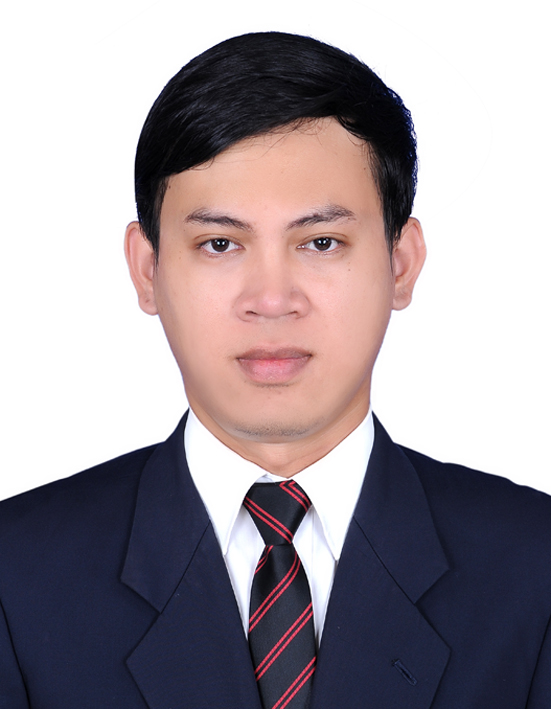
#> input picture images/image1.jpg, 551 x 709 px
$ python main.py
#> lines starting #> are read from the running program, lines starting #| are printed output that depends on the picture; after the words box and inside, x2 and y2 are one past the last pixel; in counts of white or black regions, pixels touching at a corner belong together
import cv2
import os

print("Loading file")
# Load the pre-trained Haar Cascade model for face detection
base_dir = os.path.dirname(cv2.__file__)
xml_path = os.path.join(base_dir, 'data', 'haarcascade_frontalface_default.xml')
face_cascade = cv2.CascadeClassifier(xml_path)

# Load the image where you want to detect faces
image = cv2.imread('images/image1.jpg')
#> image is the input picture: shape (709, 551, 3); mean B, G, R 157.5, 151.8, 161
gray_image = cv2.cvtColor(image, cv2.COLOR_BGR2GRAY)
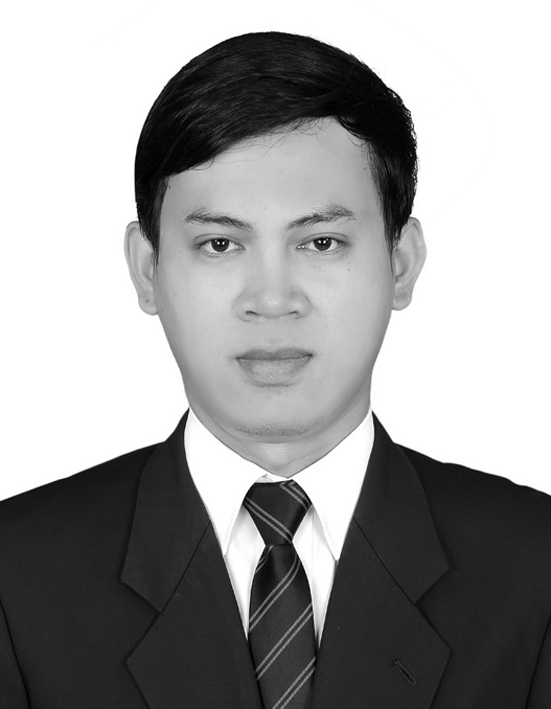
#> gray_image: shape (709, 551); min 0, max 255, mean 155.2

# Detect faces in the image
faces = face_cascade.detectMultiScale(gray_image, scaleFactor=1.1, minNeighbors=5)
#> faces = [[126, 129, 290, 290]]

# Draw rectangles around the faces
for (x, y, w, h) in faces:
    cv2.rectangle(image, (x, y), (x+w, y+h), (255, 0, 0), 2)
#> this loop made 1 pass
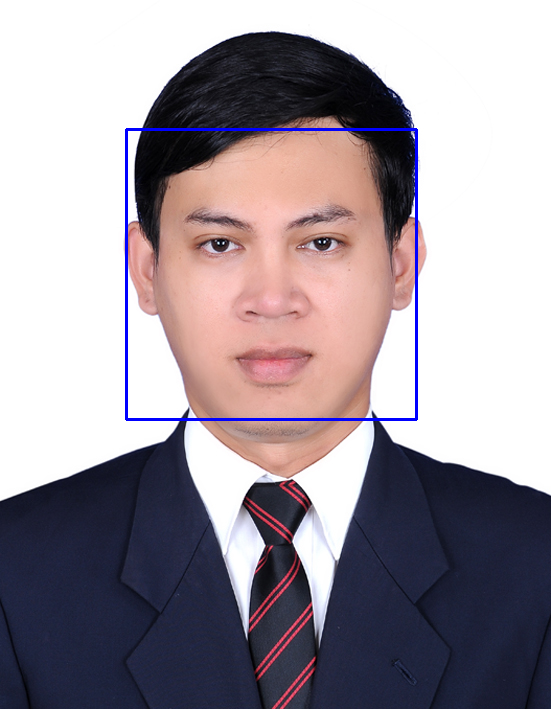
#> image: shape (709, 551, 3); 0.89% of pixels changed, all inside (x1, y1, x2, y2) = (125, 128, 418, 421)

# Save or display the result
cv2.imwrite('faces_detected.jpg', image)
# If you want to display the result using OpenCV's GUI window uncomment the lines below
cv2.imshow('Faces Detected', image)
cv2.waitKey(0)
cv2.destroyAllWindows()

$ run again, with images/image2.jpg copied over images/image1.jpg
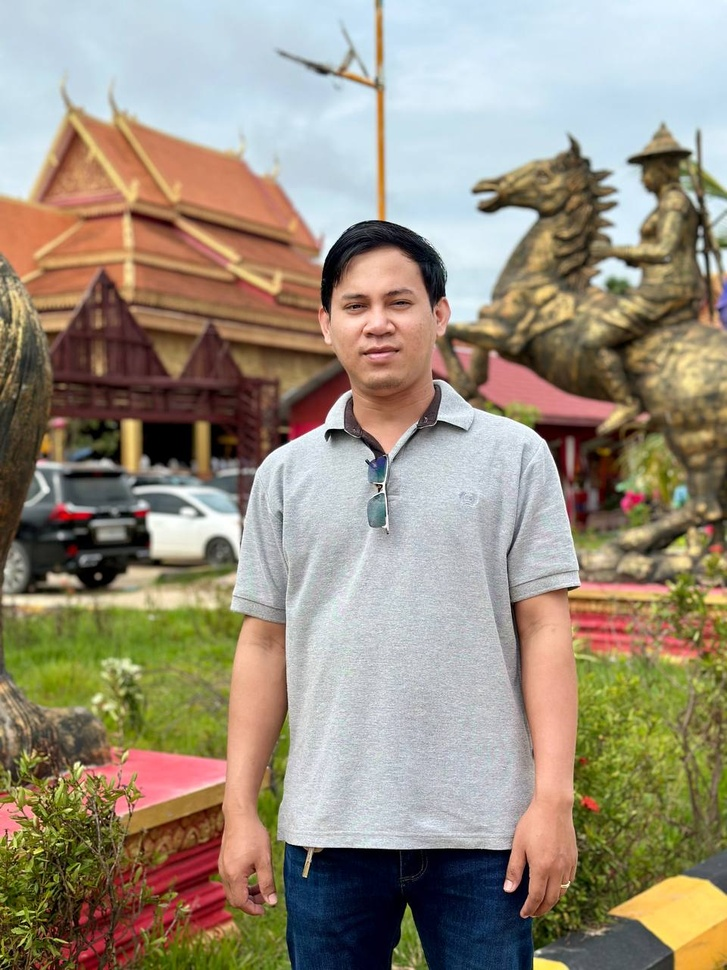
#> input picture images/image2.jpg, 727 x 970 px, shrunk from 960 x 1280 before the run
#> image is the input picture: shape (970, 727, 3); mean B, G, R 125.1, 142.7, 153.5
#> `gray_image = cv2.cvtColor(image, cv2.COLOR_BGR2GRAY)`:
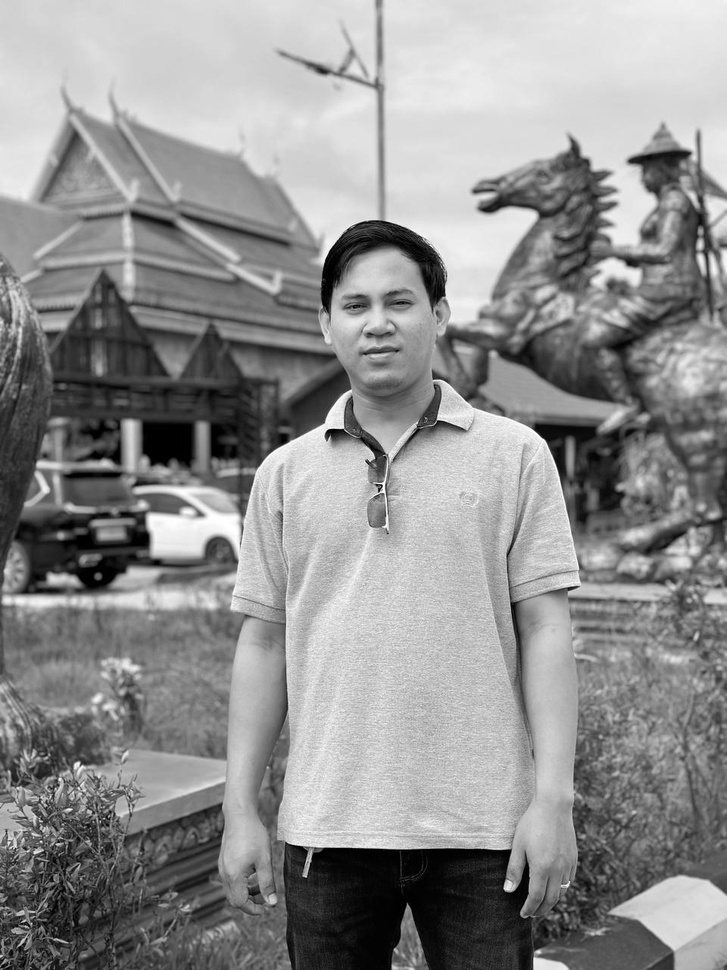
#> gray_image: shape (970, 727); min 0, max 255, mean 143.9
#> faces = [[318, 255, 122, 122]]
#> the loop `for (x, y, w, h) in faces:` made 1 pass
#> after the loop `for (x, y, w, h) in faces:`:
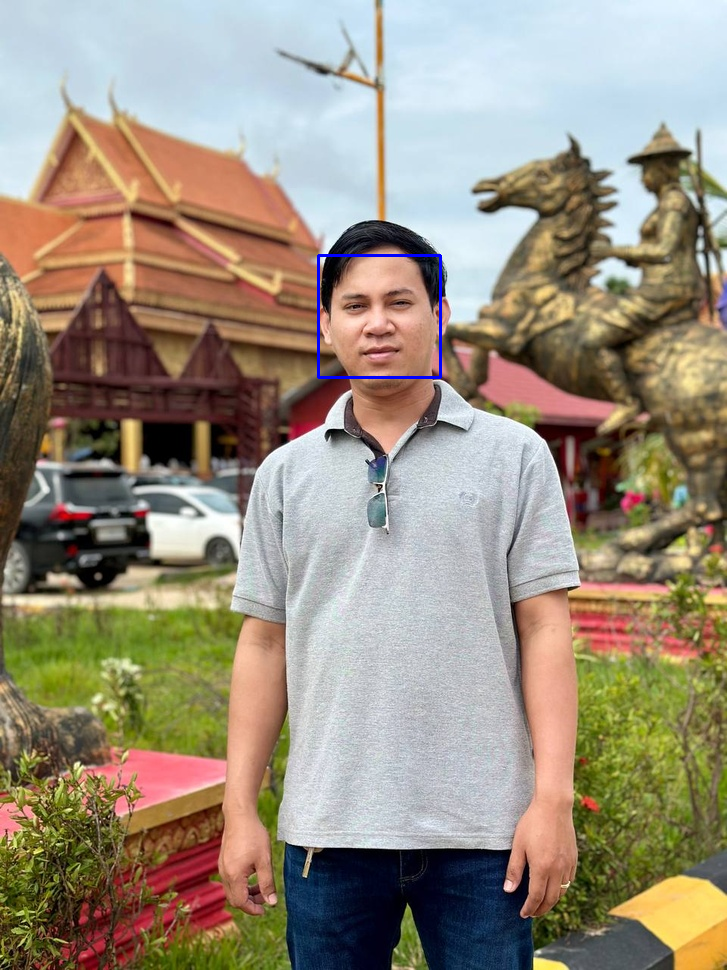
#> image: shape (970, 727, 3); 0.21% of pixels changed, all inside (x1, y1, x2, y2) = (317, 254, 442, 379)
